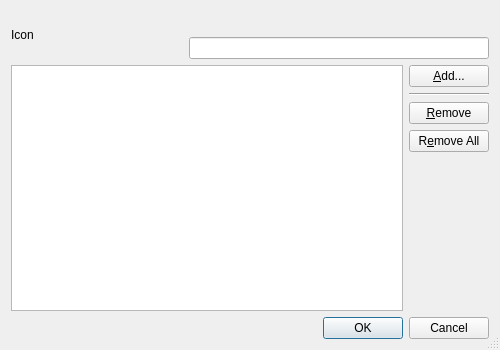
<?xml version="1.0" encoding="UTF-8"?>
<ui version="4.0">
 <class>ClickToFlashWhitelistDialog</class>
 <widget class="QDialog" name="ClickToFlashWhitelistDialog">
  <property name="geometry">
   <rect>
    <x>0</x>
    <y>0</y>
    <width>500</width>
    <height>350</height>
   </rect>
  </property>
  <property name="windowTitle">
   <string>ClickToFlash Whitelist</string>
  </property>
  <property name="sizeGripEnabled">
   <bool>true</bool>
  </property>
  <layout class="QVBoxLayout" name="verticalLayout">
   <item>
    <layout class="QGridLayout" name="gridLayout_2">
     <property name="horizontalSpacing">
      <number>0</number>
     </property>
     <item row="0" column="0" rowspan="2">
      <widget class="QLabel" name="iconLabel">
       <property name="sizePolicy">
        <sizepolicy hsizetype="Fixed" vsizetype="Fixed">
         <horstretch>0</horstretch>
         <verstretch>0</verstretch>
        </sizepolicy>
       </property>
       <property name="text">
        <string notr="true">Icon</string>
       </property>
      </widget>
     </item>
     <item row="0" column="1" colspan="3">
      <spacer name="horizontalSpacer_2">
       <property name="orientation">
        <enum>Qt::Horizontal</enum>
       </property>
       <property name="sizeHint" stdset="0">
        <size>
         <width>338</width>
         <height>20</height>
        </size>
       </property>
      </spacer>
     </item>
     <item row="1" column="1">
      <spacer name="horizontalSpacer">
       <property name="orientation">
        <enum>Qt::Horizontal</enum>
       </property>
       <property name="sizeHint" stdset="0">
        <size>
         <width>40</width>
         <height>20</height>
        </size>
       </property>
      </spacer>
     </item>
     <item row="1" column="2">
      <widget class="E5ClearableLineEdit" name="searchEdit">
       <property name="sizePolicy">
        <sizepolicy hsizetype="Expanding" vsizetype="Fixed">
         <horstretch>0</horstretch>
         <verstretch>0</verstretch>
        </sizepolicy>
       </property>
       <property name="minimumSize">
        <size>
         <width>300</width>
         <height>0</height>
        </size>
       </property>
       <property name="toolTip">
        <string>Enter search term for hosts</string>
       </property>
      </widget>
     </item>
    </layout>
   </item>
   <item>
    <layout class="QGridLayout" name="gridLayout">
     <item row="4" column="1">
      <spacer name="verticalSpacer">
       <property name="orientation">
        <enum>Qt::Vertical</enum>
       </property>
       <property name="sizeHint" stdset="0">
        <size>
         <width>20</width>
         <height>40</height>
        </size>
       </property>
      </spacer>
     </item>
     <item row="0" column="1">
      <widget class="QPushButton" name="addButton">
       <property name="toolTip">
        <string>Press to add site to the whitelist</string>
       </property>
       <property name="text">
        <string>&amp;Add...</string>
       </property>
       <property name="autoDefault">
        <bool>false</bool>
       </property>
      </widget>
     </item>
     <item row="1" column="1">
      <widget class="Line" name="line">
       <property name="orientation">
        <enum>Qt::Horizontal</enum>
       </property>
      </widget>
     </item>
     <item row="2" column="1">
      <widget class="QPushButton" name="removeButton">
       <property name="toolTip">
        <string>Press to remove the selected entries</string>
       </property>
       <property name="text">
        <string>&amp;Remove</string>
       </property>
       <property name="autoDefault">
        <bool>false</bool>
       </property>
      </widget>
     </item>
     <item row="3" column="1">
      <widget class="QPushButton" name="removeAllButton">
       <property name="toolTip">
        <string>Press to remove all entries</string>
       </property>
       <property name="text">
        <string>R&amp;emove All</string>
       </property>
       <property name="autoDefault">
        <bool>false</bool>
       </property>
      </widget>
     </item>
     <item row="0" column="0" rowspan="5">
      <widget class="E5ListView" name="whitelist">
       <property name="alternatingRowColors">
        <bool>true</bool>
       </property>
      </widget>
     </item>
    </layout>
   </item>
   <item>
    <widget class="QDialogButtonBox" name="buttonBox">
     <property name="orientation">
      <enum>Qt::Horizontal</enum>
     </property>
     <property name="standardButtons">
      <set>QDialogButtonBox::Cancel|QDialogButtonBox::Ok</set>
     </property>
    </widget>
   </item>
  </layout>
 </widget>
 <customwidgets>
  <customwidget>
   <class>E5ClearableLineEdit</class>
   <extends>QLineEdit</extends>
   <header>E5Gui/E5LineEdit.h</header>
  </customwidget>
  <customwidget>
   <class>E5ListView</class>
   <extends>QListView</extends>
   <header>E5Gui/E5ListView.h</header>
  </customwidget>
 </customwidgets>
 <tabstops>
  <tabstop>searchEdit</tabstop>
  <tabstop>whitelist</tabstop>
  <tabstop>addButton</tabstop>
  <tabstop>removeButton</tabstop>
  <tabstop>removeAllButton</tabstop>
  <tabstop>buttonBox</tabstop>
 </tabstops>
 <resources/>
 <connections>
  <connection>
   <sender>buttonBox</sender>
   <signal>accepted()</signal>
   <receiver>ClickToFlashWhitelistDialog</receiver>
   <slot>accept()</slot>
   <hints>
    <hint type="sourcelabel">
     <x>227</x>
     <y>329</y>
    </hint>
    <hint type="destinationlabel">
     <x>157</x>
     <y>274</y>
    </hint>
   </hints>
  </connection>
  <connection>
   <sender>buttonBox</sender>
   <signal>rejected()</signal>
   <receiver>ClickToFlashWhitelistDialog</receiver>
   <slot>reject()</slot>
   <hints>
    <hint type="sourcelabel">
     <x>295</x>
     <y>335</y>
    </hint>
    <hint type="destinationlabel">
     <x>286</x>
     <y>274</y>
    </hint>
   </hints>
  </connection>
 </connections>
</ui>
